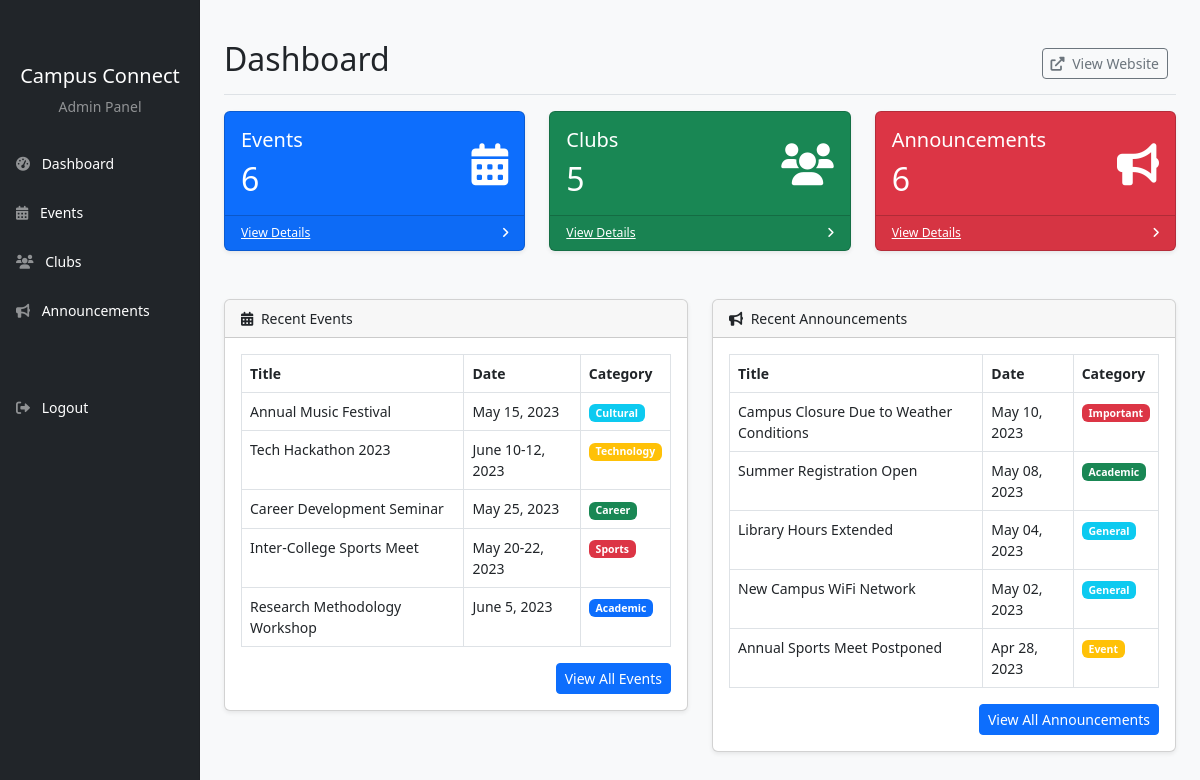
/index.php (signed in), run on the app's committed database.
### tables this page shows
CREATE TABLE `events` (
  `id` int(11) NOT NULL,
  `title` varchar(255) NOT NULL,
  `category` varchar(50) NOT NULL,
  `category_class` varchar(50) NOT NULL,
  `status` varchar(50) NOT NULL,
  `status_class` varchar(50) NOT NULL,
  `description` text NOT NULL,
  `date` varchar(50) NOT NULL,
  `time` varchar(50) NOT NULL,
  `location` varchar(255) NOT NULL,
  `organizer` varchar(255) NOT NULL,
  `image` varchar(255) NOT NULL,
  `registration_deadline` varchar(50) NOT NULL,
  `available_seats` int(11) NOT NULL,
  `contact_email` varchar(100) NOT NULL,
  `contact_phone` varchar(50) NOT NULL,
  `created_at` timestamp NOT NULL DEFAULT current_timestamp()
);

CREATE TABLE `announcements` (
  `id` int(11) NOT NULL,
  `title` varchar(255) NOT NULL,
  `category` varchar(50) NOT NULL,
  `category_class` varchar(50) NOT NULL,
  `date` date NOT NULL,
  `content` text NOT NULL,
  `author` varchar(100) NOT NULL,
  `priority` varchar(20) NOT NULL,
  `created_at` timestamp NOT NULL DEFAULT current_timestamp()
);

### index.php (the view, shortened to what this page needs)
<?php
$pageTitle = "Dashboard";
include "includes/header.php";
$conn = require_once "../config/database.php";
$eventCount = $conn->query("SELECT COUNT(*) as count FROM events")->fetch_assoc()['count'];
$clubCount = $conn->query("SELECT COUNT(*) as count FROM clubs")->fetch_assoc()['count'];
$announcementCount = $conn->query("SELECT COUNT(*) as count FROM announcements")->fetch_assoc()['count'];
$recentEvents = $conn->query("SELECT * FROM events ORDER BY created_at DESC LIMIT 5");
$recentAnnouncements = $conn->query("SELECT * FROM announcements ORDER BY created_at DESC LIMIT 5");
?>
<div class="row mb-4">
    <div class="col-md-4">
        <div class="card bg-primary text-white mb-4">
            <div class="card-body">
                <div class="d-flex justify-content-between align-items-center">
                    <div>
                        <h5 class="card-title">Events</h5>
                        <h2 class="mb-0"><?php echo $eventCount; ?></h2>
                    </div>
                    <i class="fas fa-calendar-alt fa-3x"></i>
                </div>
            </div>
            <div class="card-footer d-flex align-items-center justify-content-between">
                <a class="small text-white stretched-link" href="events.php">View Details</a>
                <div class="small text-white"><i class="fas fa-angle-right"></i></div>
            </div>
        </div>
    </div>
    <div class="col-md-4">
        <div class="card bg-success text-white mb-4">
            <div class="card-body">
                <div class="d-flex justify-content-between align-items-center">
                    <div>
                        <h5 class="card-title">Clubs</h5>
                        <h2 class="mb-0"><?php echo $clubCount; ?></h2>
                    </div>
                    <i class="fas fa-users fa-3x"></i>
                </div>
            </div>
            <div class="card-footer d-flex align-items-center justify-content-between">
                <a class="small text-white stretched-link" href="clubs.php">View Details</a>
                <div class="small text-white"><i class="fas fa-angle-right"></i></div>
            </div>
        </div>
    </div>
    <div class="col-md-4">
        <div class="card bg-danger text-white mb-4">
            <div class="card-body">
                <div class="d-flex justify-content-between align-items-center">
                    <div>
                        <h5 class="card-title">Announcements</h5>
                        <h2 class="mb-0"><?php echo $announcementCount; ?></h2>
                    </div>
                    <i class="fas fa-bullhorn fa-3x"></i>
                </div>
            </div>
            <div class="card-footer d-flex align-items-center justify-content-between">
                <a class="small text-white stretched-link" href="announcements.php">View Details</a>
                <div class="small text-white"><i class="fas fa-angle-right"></i></div>
            </div>
        </div>
    </div>
</div>
<div class="row">
    <div class="col-md-6">
        <div class="card mb-4">
            <div class="card-header">
                <i class="fas fa-calendar-alt me-1"></i>
                Recent Events
            </div>
            <div class="card-body">
                <div class="table-responsive">
                    <table class="table table-bordered table-hover">
                        <thead>
                            <tr>
                                <th>Title</th>
                                <th>Date</th>
                                <th>Category</th>
                            </tr>
                        </thead>
                        <tbody>
                            <?php if ($recentEvents->num_rows > 0): ?>
                                <?php while($event = $recentEvents->fetch_assoc()): ?>
                                    <tr>
                                        <td><?php echo $event['title']; ?></td>
                                        <td><?php echo $event['date']; ?></td>
                                        <td><span class="badge bg-<?php echo $event['category_class']; ?>"><?php echo $event['category']; ?></span></td>
                                    </tr>
                                <?php endwhile; ?>
                            <?php else: ?>
                                <tr>
                                    <td colspan="3" class="text-center">No events found</td>
                                </tr>
                            <?php endif; ?>
                        </tbody>
                    </table>
                </div>
                <div class="text-end">
                    <a href="events.php" class="btn btn-sm btn-primary">View All Events</a>
                </div>
            </div>
        </div>
    </div>
    <div class="col-md-6">
        <div class="card mb-4">
            <div class="card-header">
                <i class="fas fa-bullhorn me-1"></i>
                Recent Announcements
            </div>
            <div class="card-body">
                <div class="table-responsive">
                    <table class="table table-bordered table-hover">
                        <thead>
                            <tr>
                                <th>Title</th>
                                <th>Date</th>
                                <th>Category</th>
                            </tr>
                        </thead>
                        <tbody>
                            <?php if ($recentAnnouncements->num_rows > 0): ?>
                                <?php while($announcement = $recentAnnouncements->fetch_assoc()): ?>
                                    <tr>
                                        <td><?php echo $announcement['title']; ?></td>
                                        <td><?php echo date('M d, Y', strtotime($announcement['date'])); ?></td>
                                        <td><span class="badge bg-<?php echo $announcement['category_class']; ?>"><?php echo $announcement['category']; ?></span></td>
                                    </tr>
                                <?php endwhile; ?>
                            <?php else: ?>
                                <tr>
                                    <td colspan="3" class="text-center">No announcements found</td>
                                </tr>
                            <?php endif; ?>
                        </tbody>
                    </table>
                </div>
                <div class="text-end">
                    <a href="announcements.php" class="btn btn-sm btn-primary">View All Announcements</a>
                </div>
            </div>
        </div>
    </div>
</div>
<?php
include "includes/footer.php";
?>

### header.php (shortened to what this page needs)
<!DOCTYPE html>
<html lang="en">
<head>
    <link href="https://cdn.jsdelivr.net/npm/bootstrap@5.3.0/dist/css/bootstrap.min.css" rel="stylesheet">
    <link rel="stylesheet" href="https://cdnjs.cloudflare.com/ajax/libs/font-awesome/6.0.0/css/all.min.css">
    <link rel="stylesheet" href="css/admin-style.css">
</head>
<body>
    <div class="container-fluid">
        <div class="row">
            <nav id="sidebar" class="col-md-3 col-lg-2 d-md-block bg-dark sidebar collapse">
                <div class="position-sticky pt-3">
                    <div class="text-center mb-4">
                        <h5 class="text-white">Campus Connect</h5>
                        <p class="text-white-50">Admin Panel</p>
                    </div>
                    <ul class="nav flex-column">
                        <li class="nav-item">
                            <a class="nav-link text-white" href="index.php">
                                <i class="fas fa-tachometer-alt me-2"></i>
                                Dashboard
                            </a>
                        </li>
                        <li class="nav-item">
                            <a class="nav-link text-white" href="events.php">
                                <i class="fas fa-calendar-alt me-2"></i>
                                Events
                            </a>
                        </li>
                        <li class="nav-item">
                            <a class="nav-link text-white" href="clubs.php">
                                <i class="fas fa-users me-2"></i>
                                Clubs
                            </a>
                        </li>
                        <li class="nav-item">
                            <a class="nav-link text-white" href="announcements.php">
                                <i class="fas fa-bullhorn me-2"></i>
                                Announcements
                            </a>
                        </li>
                        <li class="nav-item mt-5">
                            <a class="nav-link text-white" href="logout.php">
                                <i class="fas fa-sign-out-alt me-2"></i>
                                Logout
                            </a>
                        </li>
                    </ul>
                </div>
            </nav>
            <main class="col-md-9 ms-sm-auto col-lg-10 px-md-4">
                <div class="d-flex justify-content-between flex-wrap flex-md-nowrap align-items-center pt-3 pb-2 mb-3 border-bottom">
                    <h1 class="h2"><?php echo $pageTitle ?? 'Dashboard'; ?></h1>
                    <div class="btn-toolbar mb-2 mb-md-0">
                        <div class="btn-group me-2">
                            <a href="../index.html" target="_blank" class="btn btn-sm btn-outline-secondary">
                                <i class="fas fa-external-link-alt me-1"></i> View Website
                            </a>
                        </div>
                    </div>
                </div>

### footer.php (shortened to what this page needs)
            </main>
        </div>
    </div>
</body>
</html>

### admin-style.css (style rules this page uses)
body { font-size: .875rem; background-color: #f8f9fa; }
.sidebar { position: fixed; top: 0; bottom: 0; left: 0; z-index: 100; padding: 48px 0 0; box-shadow: inset -1px 0 0 rgba(0, 0, 0, .1); background-color: #212529; }
.sidebar .nav-link { font-weight: 500; color: rgba(255, 255, 255, 0.75); padding: .75rem 1rem; margin-bottom: .25rem; border-radius: 0; }
.sidebar .nav-link i { margin-right: 4px; color: rgba(255, 255, 255, 0.5); }
main { padding-top: 1.5rem; }
.card { box-shadow: 0 0.125rem 0.25rem rgba(0, 0, 0, 0.075); margin-bottom: 1.5rem; }
.card-header { background-color: rgba(0, 0, 0, 0.03); font-weight: 500; }
.table-responsive { overflow-x: auto; -webkit-overflow-scrolling: touch; }
.btn-primary { background-color: #0d6efd; border-color: #0d6efd; }

### data on the page
events: title "Annual Music Festival", date "May 15, 2023", category "Cultural"
events: title "Tech Hackathon 2023", date "June 10-12, 2023", category "Technology"
events: title "Career Development Seminar", date "May 25, 2023", category "Career"
events: title "Inter-College Sports Meet", date "May 20-22, 2023", category "Sports"
events: title "Research Methodology Workshop", date "June 5, 2023", category "Academic"
announcements: title "Campus Closure Due to Weather Conditions", date "May 10, 2023", category "Important"
announcements: title "Summer Registration Open", date "May 08, 2023", category "Academic"
announcements: title "Library Hours Extended", date "May 04, 2023", category "General"
announcements: title "New Campus WiFi Network", date "May 02, 2023", category "General"
announcements: title "Annual Sports Meet Postponed", date "Apr 28, 2023", category "Event"

### other printed values
$pageTitle "Dashboard"
$eventCount "6"
$clubCount "5"
$announcementCount "6"
